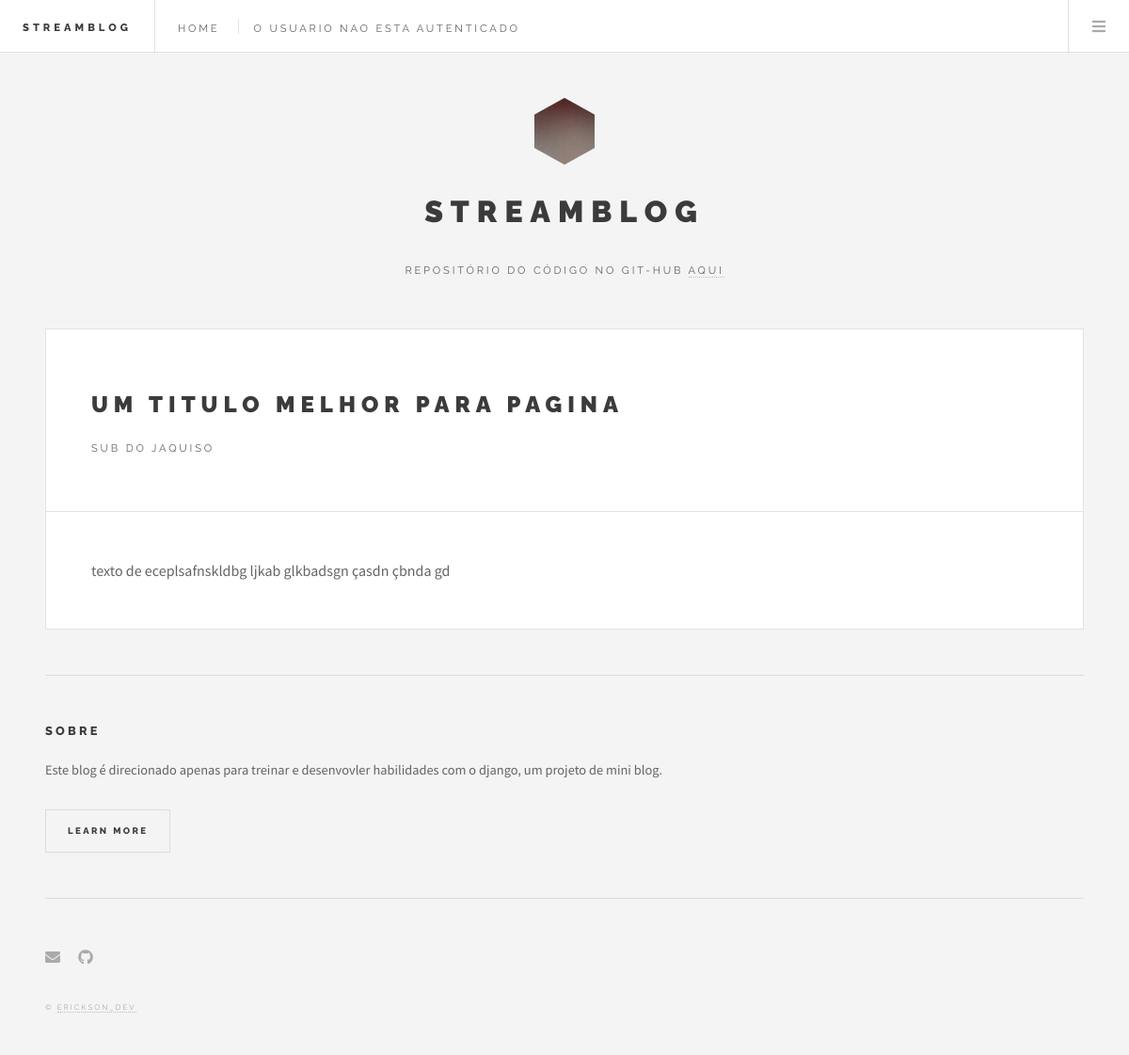
The page /single/5 on the database its author committed.
### website/models.py (models this page shows, shortened)
class Post(models.Model):
    title = models.CharField(max_length=60)
    sub_title = models.CharField(max_length=255)
    content = models.TextField()
    user = models.ForeignKey(User, on_delete=models.PROTECT)
    date_post = models.DateField(auto_now_add=True)

### website/views.py (the view)
# urls.py: path('single/<int:pk>', single, name='single'),
def single(request, pk):
    post = Post.objects.get(pk=pk)
    return render(request, 'blog/single.html', {'post': post})

### templates/blog/single.html (shortened to what this page needs)
{% extends 'layout.html' %}
{% block content %}
<div id="main">
		<article class="post">
			<header>
				<div class="title">
					<h2>{{ post.title }}</h2>
					<p>{{ post.sub_title }}</p>
				</div>
			</header>
			<p>{{ post.content }}</p>
		</article>
</div>
{% endblock %}

### static/assets/css/main.css (style rules this page uses)
html, body, div, span, applet, object, iframe, h1, h2, h3, h4, h5, h6, p, blockquote, pre, a, abbr, acronym, address, big, cite, code, del, dfn, em, img, ins, kbd, q, s, samp, small, strike, strong, sub, sup, tt, var, b, u, i, center, dl, dt, dd, ol, ul, li, fieldset, form, label, legend, table, caption, tbody, tfoot, thead, tr, th, td, article, aside, canvas, details, embed, figure, figcaption, footer, header, hgroup, menu, nav, output, ruby, section, summary, time, mark, audio, video { margin: 0; padding: 0; border: 0; font-size: 100%; font: inherit; vertical-align: baseline; }
article, aside, details, figcaption, figure, footer, header, hgroup, menu, nav, section { display: block; }
body { line-height: 1; }
body { -webkit-text-size-adjust: none; }
body { -ms-overflow-style: scrollbar; }
html { box-sizing: border-box; }
*, *:before, *:after { box-sizing: inherit; }
body { background: #f4f4f4; }
body, input, select, textarea { color: #646464; font-family: "Source Sans Pro", Helvetica, sans-serif; font-size: 14pt; font-weight: 400; line-height: 1.75; }
@media screen and (max-width: 1680px) { body, input, select, textarea { font-size: 12pt; } }
@media screen and (max-width: 1280px) { body, input, select, textarea { font-size: 12pt; } }
p { margin: 0 0 2em 0; }
h1, h2, h3, h4, h5, h6 { color: #3c3b3b; font-family: "Raleway", Helvetica, sans-serif; font-weight: 800; letter-spacing: 0.25em; line-height: 1.65; margin: 0 0 1em 0; text-transform: uppercase; }
h2 { font-size: 1.1em; }
.post { padding: 3em 3em 1em 3em ; background: #ffffff; border: solid 1px rgba(160, 160, 160, 0.3); margin: 0 0 3em 0; position: relative; }
.post > header { display: -moz-flex; display: -webkit-flex; display: -ms-flex; display: flex; border-bottom: solid 1px rgba(160, 160, 160, 0.3); left: -3em; margin: -3em 0 3em 0; position: relative; width: calc(100% + 6em); }
.post > header .title { -moz-flex-grow: 1; -webkit-flex-grow: 1; -ms-flex-grow: 1; flex-grow: 1; -ms-flex: 1; padding: 3.75em 3em 3.3em 3em; }
.post > header .title h2 { font-weight: 900; font-size: 1.5em; }
.post > header .title > :last-child { margin-bottom: 0; }
header p { font-family: "Raleway", Helvetica, sans-serif; font-size: 0.7em; font-weight: 400; letter-spacing: 0.25em; line-height: 2.5; margin-top: -1em; text-transform: uppercase; }
body { padding-top: 3.5em; }
#main { -moz-flex-grow: 1; -webkit-flex-grow: 1; -ms-flex-grow: 1; flex-grow: 1; -ms-flex: 1; width: 100%; }

### rows shown on the page
Post: title "UM TITULO MELHOR PARA PAGINA", sub_title "SUB DO JAQUISO", content "texto de eceplsafnskldbg ljkab glkbadsgn çasdn çbnda gd"
